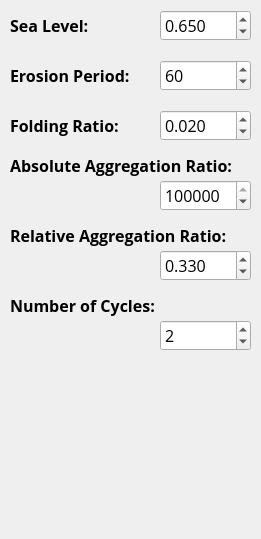
        <widget class="QWidget" name="page_5">
         <property name="geometry">
          <rect>
           <x>0</x>
           <y>0</y>
           <width>261</width>
           <height>539</height>
          </rect>
         </property>
         <attribute name="label">
          <string>Advanced Plate Options</string>
         </attribute>
         <widget class="QLabel" name="label_13">
          <property name="geometry">
           <rect>
            <x>10</x>
            <y>60</y>
            <width>141</width>
            <height>31</height>
           </rect>
          </property>
          <property name="font">
           <font>
            <family>Open Sans</family>
            <pointsize>12</pointsize>
            <weight>75</weight>
            <bold>true</bold>
           </font>
          </property>
          <property name="text">
           <string>Erosion Period:</string>
          </property>
         </widget>
         <widget class="QLabel" name="label_24">
          <property name="geometry">
           <rect>
            <x>10</x>
            <y>10</y>
            <width>121</width>
            <height>31</height>
           </rect>
          </property>
          <property name="font">
           <font>
            <family>Open Sans</family>
            <pointsize>12</pointsize>
            <weight>75</weight>
            <bold>true</bold>
           </font>
          </property>
          <property name="text">
           <string>Sea Level:</string>
          </property>
         </widget>
         <widget class="QSpinBox" name="spnErosionPeriod">
          <property name="geometry">
           <rect>
            <x>160</x>
            <y>60</y>
            <width>91</width>
            <height>31</height>
           </rect>
          </property>
          <property name="font">
           <font>
            <family>Open Sans</family>
            <pointsize>12</pointsize>
           </font>
          </property>
          <property name="minimum">
           <number>0</number>
          </property>
          <property name="maximum">
           <number>100</number>
          </property>
          <property name="singleStep">
           <number>5</number>
          </property>
          <property name="value">
           <number>60</number>
          </property>
         </widget>
         <widget class="QDoubleSpinBox" name="spnSeaLevel">
          <property name="geometry">
           <rect>
            <x>160</x>
            <y>10</y>
            <width>91</width>
            <height>31</height>
           </rect>
          </property>
          <property name="font">
           <font>
            <family>Open Sans</family>
            <pointsize>-1</pointsize>
           </font>
          </property>
          <property name="styleSheet">
           <string notr="true">font-family: Open Sans;
font-size: 16px;</string>
          </property>
          <property name="decimals">
           <number>3</number>
          </property>
          <property name="maximum">
           <double>1.000000000000000</double>
          </property>
          <property name="singleStep">
           <double>0.100000000000000</double>
          </property>
          <property name="value">
           <double>0.650000000000000</double>
          </property>
         </widget>
         <widget class="QDoubleSpinBox" name="spnFoldingRatio">
          <property name="geometry">
           <rect>
            <x>160</x>
            <y>110</y>
            <width>91</width>
            <height>31</height>
           </rect>
          </property>
          <property name="font">
           <font>
            <family>Open Sans</family>
            <pointsize>-1</pointsize>
           </font>
          </property>
          <property name="styleSheet">
           <string notr="true">font-family: Open Sans;
font-size: 16px;</string>
          </property>
          <property name="decimals">
           <number>3</number>
          </property>
          <property name="maximum">
           <double>1.000000000000000</double>
          </property>
          <property name="singleStep">
           <double>0.100000000000000</double>
          </property>
          <property name="value">
           <double>0.020000000000000</double>
          </property>
         </widget>
         <widget class="QLabel" name="label_25">
          <property name="geometry">
           <rect>
            <x>10</x>
            <y>110</y>
            <width>130</width>
            <height>31</height>
           </rect>
          </property>
          <property name="font">
           <font>
            <family>Open Sans</family>
            <pointsize>12</pointsize>
            <weight>75</weight>
            <bold>true</bold>
           </font>
          </property>
          <property name="text">
           <string>Folding Ratio:</string>
          </property>
         </widget>
         <widget class="QSpinBox" name="spnAggAbs">
          <property name="geometry">
           <rect>
            <x>160</x>
            <y>180</y>
            <width>91</width>
            <height>31</height>
           </rect>
          </property>
          <property name="font">
           <font>
            <family>Open Sans</family>
            <pointsize>12</pointsize>
           </font>
          </property>
          <property name="minimum">
           <number>0</number>
          </property>
          <property name="maximum">
           <number>10000000</number>
          </property>
          <property name="singleStep">
           <number>500000</number>
          </property>
          <property name="value">
           <number>1000000</number>
          </property>
         </widget>
         <widget class="QLabel" name="label_45">
          <property name="geometry">
           <rect>
            <x>10</x>
            <y>150</y>
            <width>241</width>
            <height>31</height>
           </rect>
          </property>
          <property name="font">
           <font>
            <family>Open Sans</family>
            <pointsize>12</pointsize>
            <weight>75</weight>
            <bold>true</bold>
           </font>
          </property>
          <property name="text">
           <string>Absolute Aggregation Ratio:</string>
          </property>
         </widget>
         <widget class="QLabel" name="label_46">
          <property name="geometry">
           <rect>
            <x>10</x>
            <y>220</y>
            <width>241</width>
            <height>31</height>
           </rect>
          </property>
          <property name="font">
           <font>
            <family>Open Sans</family>
            <pointsize>12</pointsize>
            <weight>75</weight>
            <bold>true</bold>
           </font>
          </property>
          <property name="text">
           <string>Relative Aggregation Ratio:</string>
          </property>
         </widget>
         <widget class="QDoubleSpinBox" name="spnAggRel">
          <property name="geometry">
           <rect>
            <x>160</x>
            <y>250</y>
            <width>91</width>
            <height>31</height>
           </rect>
          </property>
          <property name="font">
           <font>
            <family>Open Sans</family>
            <pointsize>-1</pointsize>
           </font>
          </property>
          <property name="styleSheet">
           <string notr="true">font-family: Open Sans;
font-size: 16px;</string>
          </property>
          <property name="decimals">
           <number>3</number>
          </property>
          <property name="maximum">
           <double>1.000000000000000</double>
          </property>
          <property name="singleStep">
           <double>0.100000000000000</double>
          </property>
          <property name="value">
           <double>0.330000000000000</double>
          </property>
         </widget>
         <widget class="QSpinBox" name="spnNumCycles">
          <property name="geometry">
           <rect>
            <x>160</x>
            <y>320</y>
            <width>91</width>
            <height>31</height>
           </rect>
          </property>
          <property name="font">
           <font>
            <family>Open Sans</family>
            <pointsize>12</pointsize>
           </font>
          </property>
          <property name="minimum">
           <number>0</number>
          </property>
          <property name="maximum">
           <number>10</number>
          </property>
          <property name="singleStep">
           <number>1</number>
          </property>
          <property name="value">
           <number>2</number>
          </property>
         </widget>
         <widget class="QLabel" name="label_47">
          <property name="geometry">
           <rect>
            <x>10</x>
            <y>290</y>
            <width>171</width>
            <height>31</height>
           </rect>
          </property>
          <property name="font">
           <font>
            <family>Open Sans</family>
            <pointsize>12</pointsize>
            <weight>75</weight>
            <bold>true</bold>
           </font>
          </property>
          <property name="text">
           <string>Number of Cycles:</string>
          </property>
         </widget>
        </widget>
